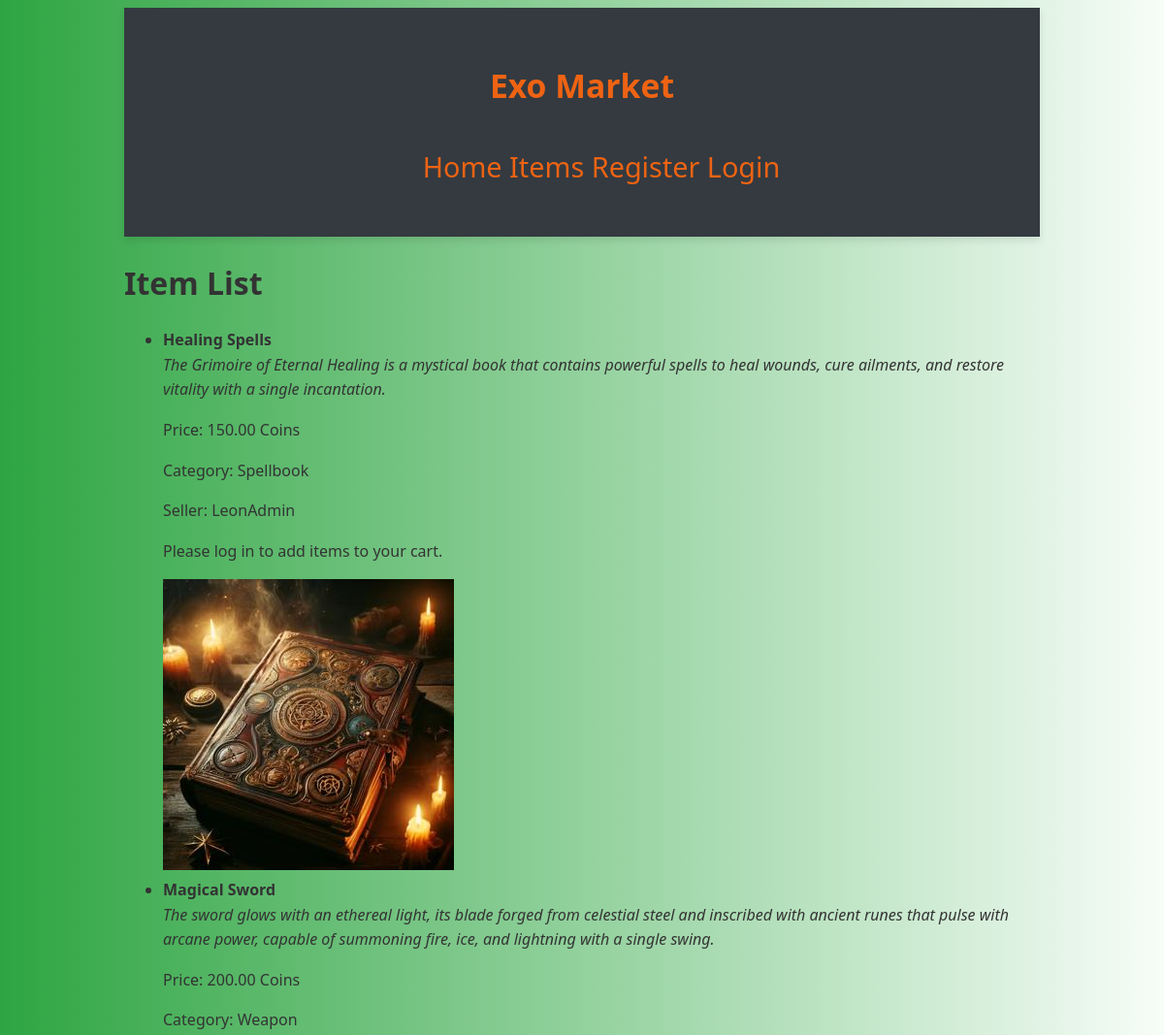
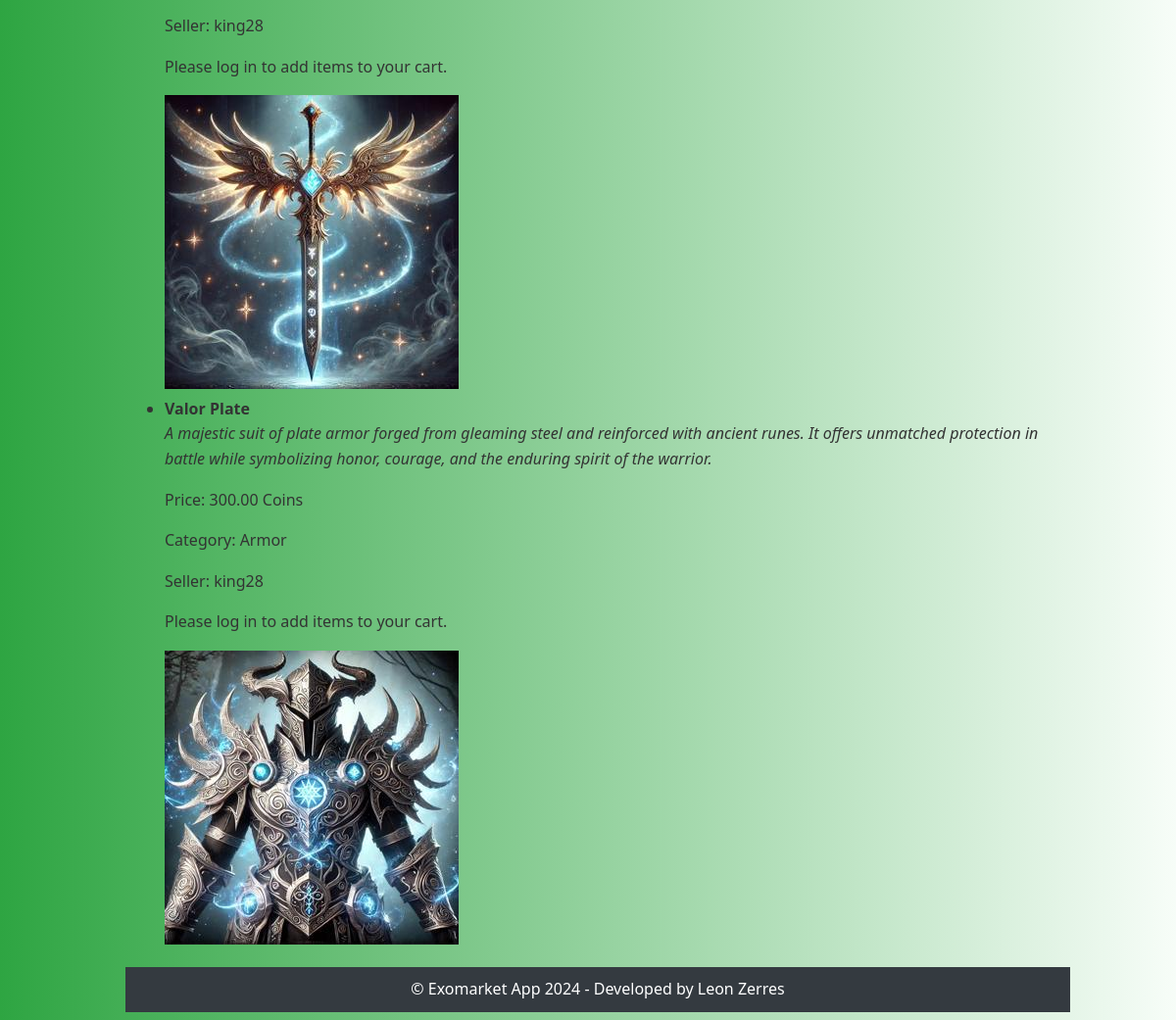
The app's page /items/ with its own data (2 pictures, top to bottom).
### exomarket_app/models.py (models this page shows, shortened)
class Item(models.Model):
    CATEGORY_CHOICES = [
        ("W", "Weapon"),
        ("A", "Armor"),
        ("S", "Spellbook")
    ]
    name = models.CharField(max_length=255, validators=[validate_forbidden_words])
    description = models.TextField(validators=[validate_forbidden_words])
    price = models.DecimalField(max_digits=10, decimal_places=2, validators=[validate_price])
    seller = models.ForeignKey(CustomUser, related_name='items_for_sale', on_delete=models.CASCADE)
    image = models.ImageField(upload_to='images/', blank=True, null=True)
    availability = models.BooleanField(default=True)
    categories = models.CharField(choices=CATEGORY_CHOICES, max_length=50)
    class Meta:
        ordering = ['name']
        verbose_name = 'Item'
        verbose_name_plural = 'Items'

class CustomUser(AbstractUser):
    ROLE_CHOICES = [
        ("WI", "Wizard"),
        ("WA", "Warrior")
    ]
    coins = models.IntegerField(default=1000)
    phone_number = models.CharField(max_length=15, blank=True, null=True, validators=[validate_phone_number])
    role = models.CharField(choices=ROLE_CHOICES, max_length=10)
    email = models.EmailField(unique=True)
    class Meta:
        ordering = ['username']
        verbose_name = 'User'
        verbose_name_plural = 'Users'
    def __str__(self) -> str:
        return self.username

### exomarket_app/views.py (the view)
# urls.py: path('items/', views.item_list, name='item_list'),
def item_list(request):
    items = Item.objects.all()
    paginator = Paginator(items, 10)
    page_number = request.GET.get('page')
    page_obj = paginator.get_page(page_number)
    return render(request, 'exomarket_app/item_list.html', {'items': items})

### exomarket_app/templates/exomarket_app/item_list.html (shortened to what this page needs)
{% extends 'exomarket_app/base.html' %}
{% load static %}
{% block content %}
<body>
    <h1>Item List</h1>
    <ul>
        {% for item in items %}
            <li>
                <strong>{{ item.name }}</strong><br>
                <em>{{ item.description }}</em><br>
                <p>Price: {{ item.price }} Coins</p>
                <p>Category: {{ item.get_categories_display }}</p>
                <p>Seller: {{ item.seller }}</p>
                {% if user.is_authenticated %}
                    <form action="{% url 'add_to_cart' item.id %}" method="post" style="display: inline;">
                        {% csrf_token %}
                        <button type="submit" class="btn btn-success">Add to Cart</button>
                    </form>
                {% else %}
                    <p>Please log in to add items to your cart.</p>
                {% endif %}
            </li>
            {% if item.image %}
                <img class="image-post" src="{{ item.image.url }}" alt="post" height="300" width="300">
            {% else %}
                <img class="image-post" src="{% static 'assets/post.jpeg' %}" alt="static post" height="300" width="300">
            {% endif %}
        {% endfor %}
    </ul>
</body>
{% endblock %}

### static/css/styles.css (style rules this page uses)
body { font-family: 'Segoe UI', Tahoma, Geneva, Verdana, sans-serif; padding-left: 10%; padding-right: 10%; background: linear-gradient(to right, #2ea542, #f7fdf8); min-height: 100vh; color: #333; line-height: 1.6; justify-content: center; align-items: center; }

### records on screen
Item: name "Healing Spells", description "The Grimoire of Eternal Healing is a mystical book that contains powerful spells to heal wounds, cure ailments, and restore vitality with a single incantation.", price "150.00", categories "Spellbook", seller "LeonAdmin", image (picture)
Item: name "Magical Sword", description "The sword glows with an ethereal light, its blade forged from celestial steel and inscribed with ancient runes that pulse with arcane power, capable of summoning fire, ice, and lightning with a single swing.", price "200.00", categories "Weapon", seller "king28", image (picture)
Item: name "Valor Plate", description "A majestic suit of plate armor forged from gleaming steel and reinforced with ancient runes. It offers unmatched protection in battle while symbolizing honor, courage, and the enduring spirit of the warrior.", price "300.00", categories "Armor", seller "king28", image (picture)
